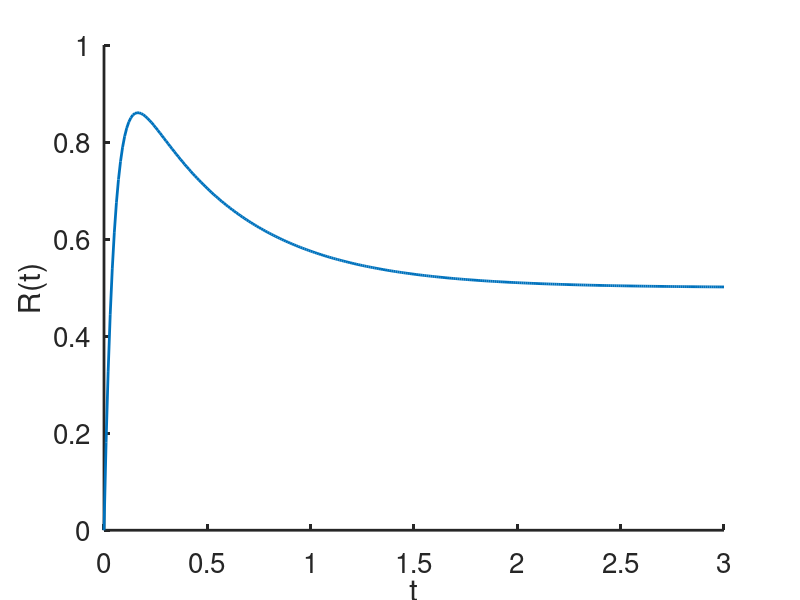
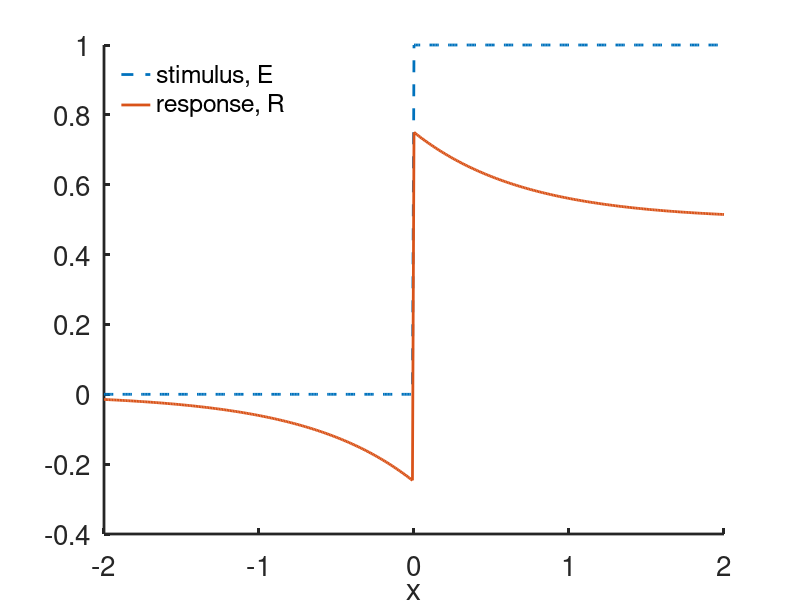

Recreate these plots in MATLAB, in order.

%      -------------------------------------------------------------------
%  
%       Solutions of the Peskin lateral inhibition  model.
%  
%       For Chapter 19, Section 19.4.1 of
%       Keener and Sneyd, Mathematical Physiology, 3rd Edition, Springer.
%  
%       Written by James Keener and James Sneyd.
%  
%      -------------------------------------------------------------------

clear all
close all
clc
set(0,                           ...
   'defaultaxesfontsize', 20,   ...
   'defaultaxeslinewidth', 2.0, ...
   'defaultlinelinewidth', 2.0, ...
   'defaultpatchlinewidth', 0.7);

%parameters
lam = 1;
k = 20;

t = [0:.01:3];

R = 1/(lam+1) -(k-1)/(k-lam-1)*exp(-k*t) + lam*k/((k-lam-1)*(lam+1))*exp(-(lam+1)*t);  

x = [-2:.01:2];
E = (x>=0);
sql = sqrt(lam+1);
Ix=lam/(lam+1)*((x>=0).*(1-exp(-x*sql)/2) +(x<0).*exp(x*sql)/2);


figure(1)
plot(t,R)
box off
xlabel('t')
ylabel('R(t)')

figure(2)
plot(x,E,'--',x,E-Ix)
box off
legend('boxoff')
legend('stimulus, E','response, R','location','northwest')
xlabel('x')



